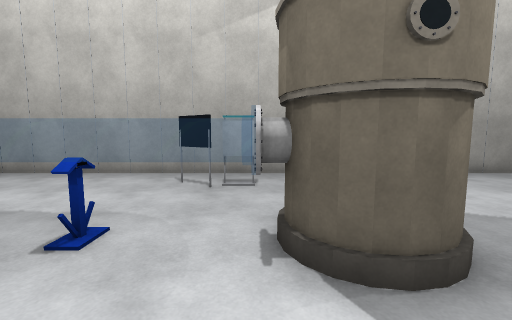
View 1 (above)

18 first-person views from a walk through a 3-D level made in the Unity game engine. The camera is 1.5 m above the floor, tilts 6° down and sees 90° across. The floor is counted in squares, 1 m on a side. Each view is taken from the middle of a square. On the plan, view 1 faces up. The plan holds only what a view shows up to about 13 squares ahead; the rest is blank. The player character is not drawn. Surface patterns are stand-ins for the level's own textures.

View 2
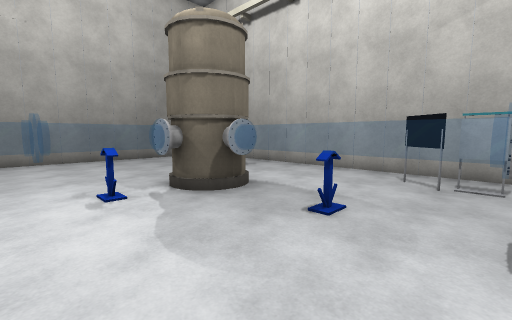

View 3
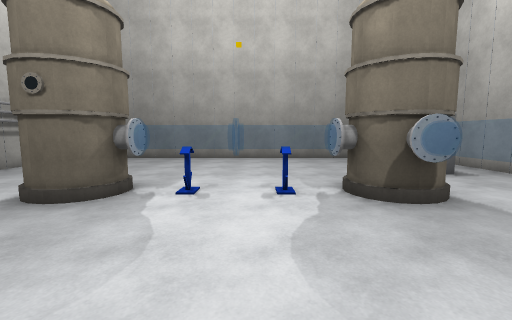

View 4
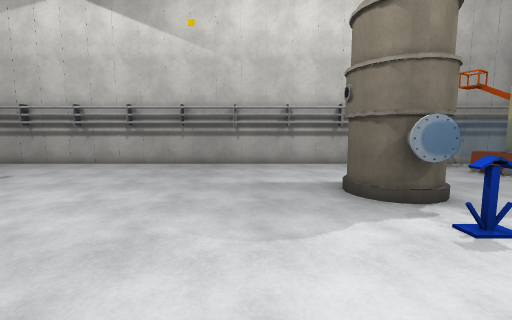

View 5
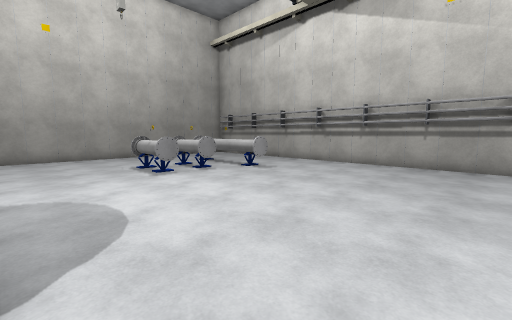

View 6
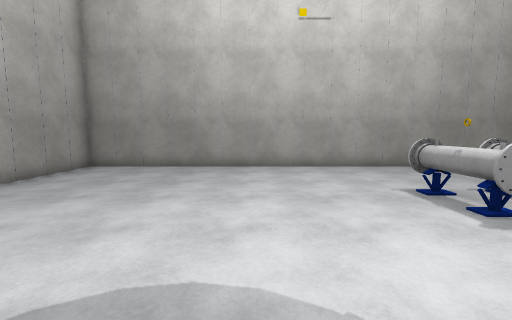

View 7
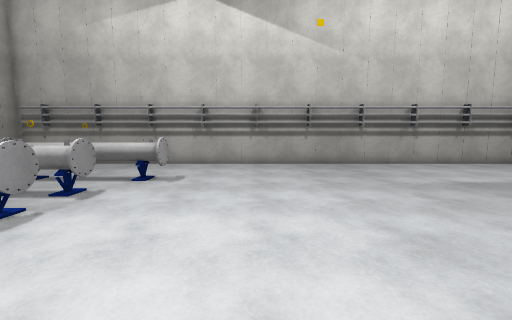

View 8
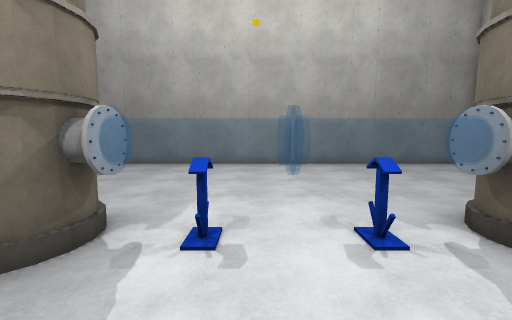

View 9
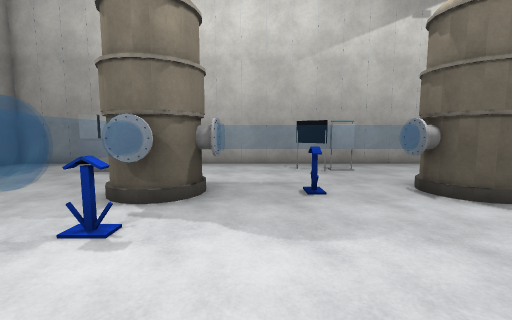

View 10
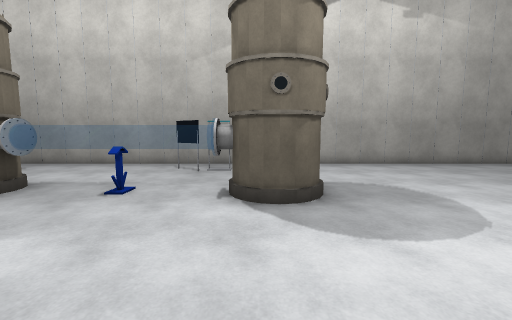

View 11
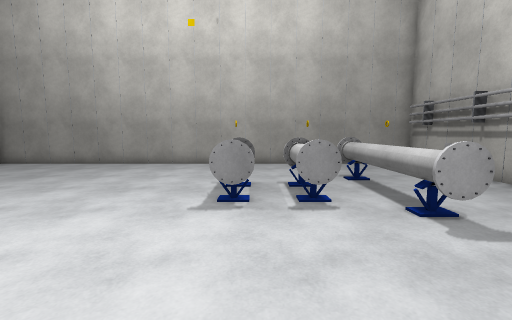

View 12
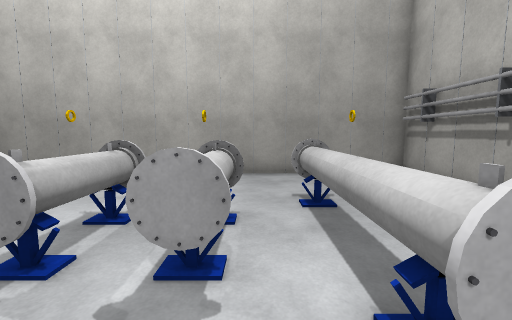

View 13
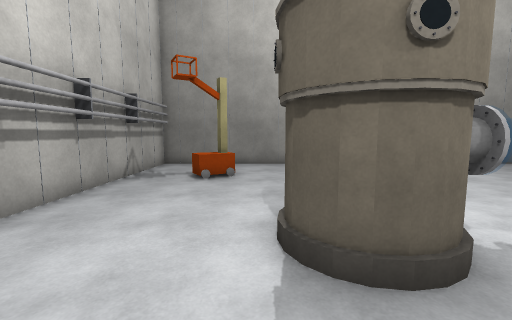

View 14
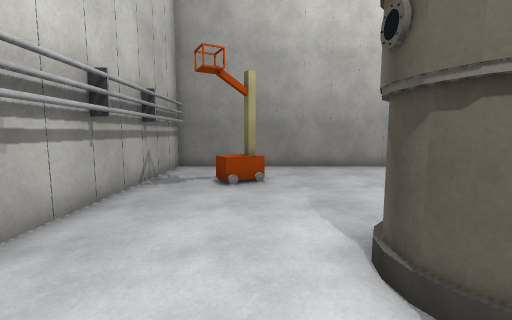

View 15
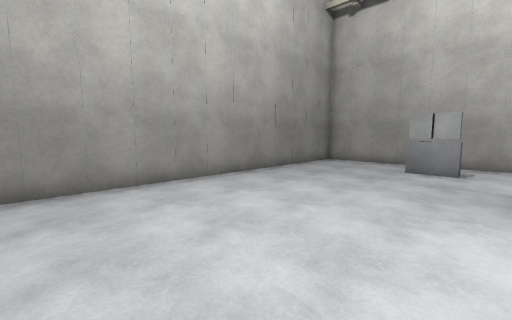

View 16
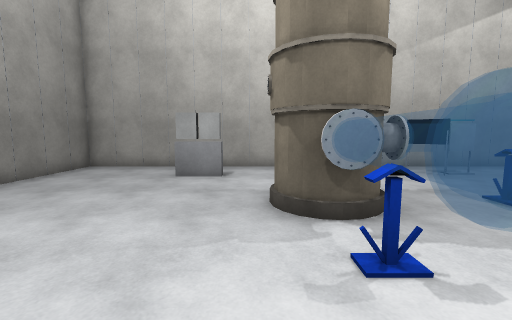

View 17
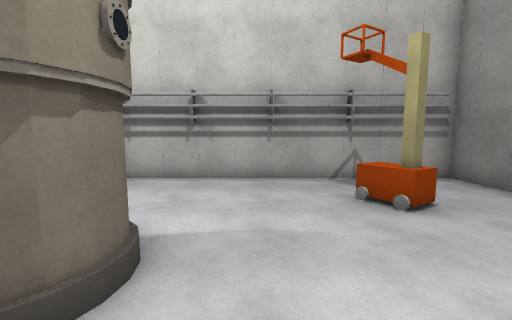

View 18
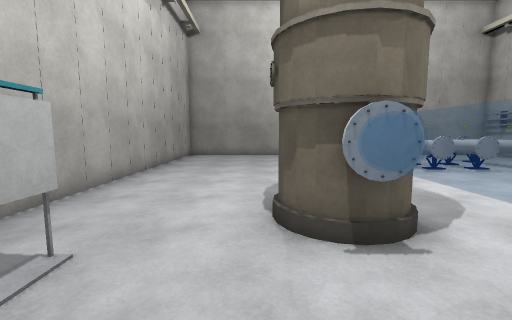

### Floor plan
Key: @ floor where view 1 was taken; # wall or solid block; . floor; = window, fence, low wall or low ledge; ^ raised ledge; O other object.
Columns run from 16 left of view 1 to 15 right of it. Each row starts with its distance up from view 1.
 10 ################################
  9 #..............................#
  8 #.............O................#
  7 #....OOO.......#...............#
  6 #..............................#
  5 #..............................#
  4 #........OO ==== OO............#
  3 #........OO ==== OO............#
  2 #........OO....................#
  1 #........  ....................#
  0 #........  .....@..............#
 -1 #........  ....................#
 -2 #........  ............OOOO....#
 -3 #........OO............OOOO....#
 -4 #........OO............OOOO....#
 -5 #........OO.............OOO....#
 -6 #....................OO^^^^OO..#
 -7 #..OO..........................#
 -8 #...OO.........................#
 -9 #..........................    #
-10 #..........................    #
-11 ################################

Where each view was taken, in squares from view 1:
view 1: 0 up, 0 right, facing up
view 2: 1 down, 0 right, facing up-left
view 3: 0 up, 0 right, facing left
view 4: 2 up, 3 left, facing down
view 5: 2 up, 2 left, facing down-right
view 6: 2 up, 3 right, facing right
view 7: 2 up, 3 right, facing down
view 8: 1 down, 3 left, facing left
view 9: 3 down, 4 left, facing up
view 10: 3 down, 1 right, facing up
view 11: 3 down, 2 right, facing right
view 12: 5 down, 5 right, facing right
view 13: 6 down, 3 left, facing left
view 14: 7 down, 4 left, facing left
view 15: 4 down, 8 left, facing up-left
view 16: 2 down, 8 left, facing up
view 17: 2 down, 9 left, facing down
view 18: 5 up, 3 left, facing right
